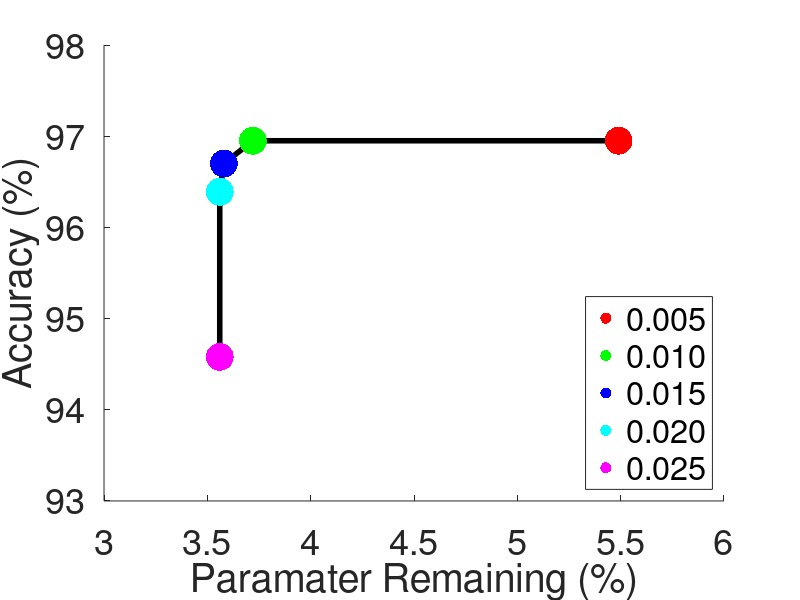

This chart was generated by the following MATLAB code: (Note: this script raises an error after producing the figure.)
% initialize
sparisty = [5.49, 3.72 3.58 3.56 3.56];
accuracy = [96.95, 96.95, 96.7, 96.39, 94.58];

% threold1 = animatedline('','-','Color',[0 0.450980392156863 0.741176470588235], 'LineWidth',3);
% threold2 = animatedline('LineStyle','-','Color',[1 0 0], 'LineWidth',3);
% threold3 = animatedline('LineStyle','-','Color','k', 'LineWidth',3);
% threold4 = animatedline('LineStyle','-','Color','green', 'LineWidth',3);
% threold5 = animatedline('LineStyle','-','Color','blue', 'LineWidth',3);
% legend({'0.005','0.010','0.015','0.020','0.025'}, 'Location','southeast');
fh = figure;
ah = axes(fh);
plot(sparisty,accuracy,'k','LineWidth', 4)
hold(ah,'on');
h(1) = plot(sparisty(1), accuracy(1), '.r','MarkerSize', 60)
hold(ah,'on');
h(2) = plot(sparisty(2), accuracy(2), '.g','MarkerSize', 60)
hold(ah,'on');
h(3) = plot(sparisty(3), accuracy(3), '.b','MarkerSize', 60)
hold(ah,'on');
h(4) = plot(sparisty(4), accuracy(4), '.c','MarkerSize', 60)
hold(ah,'on');
h(5) = plot(sparisty(5), accuracy(5), '.m','MarkerSize', 60)
hold(ah,'on');
ylabel('Accuracy (%)','FontSize',26);

legend(h([1 2 3 4 5]), '0.005','0.010','0.015','0.020','0.025', 'Location','southeast');

xlim([3 6]) 
ylim([93 98])

% Create xlabel
xlabel('Paramater Remaining (%)','FontSize',26);
set(gcf, 'Color', 'w');
set(gcf, 'Position', [20 20 1200 600]);
set(gca,'Box', 'off','fontsize',26);

% save the plot as pdf format in figure folder
ax = gca;
outerpos = ax.OuterPosition;
ti = ax.TightInset; 
left = outerpos(1) + ti(1);
bottom = outerpos(2) + ti(2);
ax_width = outerpos(3) - ti(1) - ti(3);
ax_height = outerpos(4) - ti(2) - ti(4);
ax.Position = [left bottom ax_width ax_height];
fig = gcf;
fig.PaperPositionMode = 'auto';
fig_pos = fig.PaperPosition;
fig.PaperSize = [fig_pos(3) fig_pos(4)];
print(fig,['pamap2-threhold-accuracy'],'-dpdf');